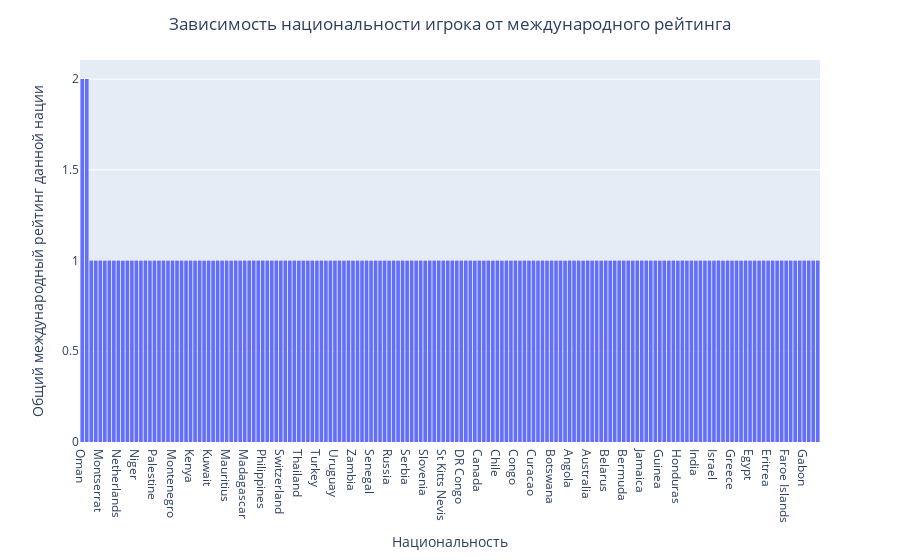

The code cell stored with this chart in its notebook:
### Code cell
fig_rep_nat = px.histogram(df_nat,
                           x='Nationality',
                           y='International Reputation')

fig_rep_nat.update_layout(
    title="Зависимость национальности игрока от международного рейтинга",
    title_x = 0.5,
    xaxis_title="Национальность",
    yaxis_title="Общий международный рейтинг данной нации")

fig_rep_nat.show()

### Figure 1 — Plotly figure (JSON) as saved in the notebook; plotly's stock layout.template omitted (floating-point values rounded to 4 significant figures; data arrays with more than 128 entries replaced by an {"elided": "..."} marker saying what was removed)
{"data": [{"alignmentgroup": "True", "bingroup": "x", "histfunc": "sum", "hovertemplate": "Nationality=%{x}<br>sum of International Reputation=%{y}<extra></extra>", "legendgroup": "", "marker": {"color": "#636efa", "pattern": {"shape": ""}}, "name": "", "offsetgroup": "", "orientation": "v", "showlegend": false, "type": "histogram", "x": {"elided": "164 str values"}, "xaxis": "x", "y": {"elided": "164 int values"}, "yaxis": "y"}], "layout": {"barmode": "relative", "legend": {"tracegroupgap": 0}, "margin": {"t": 60}, "title": {"text": "Зависимость национальности игрока от международного рейтинга", "x": 0.5}, "xaxis": {"anchor": "y", "domain": [0, 1], "title": {"text": "Национальность"}}, "yaxis": {"anchor": "x", "domain": [0, 1], "title": {"text": "Общий международный рейтинг данной нации"}}}}
